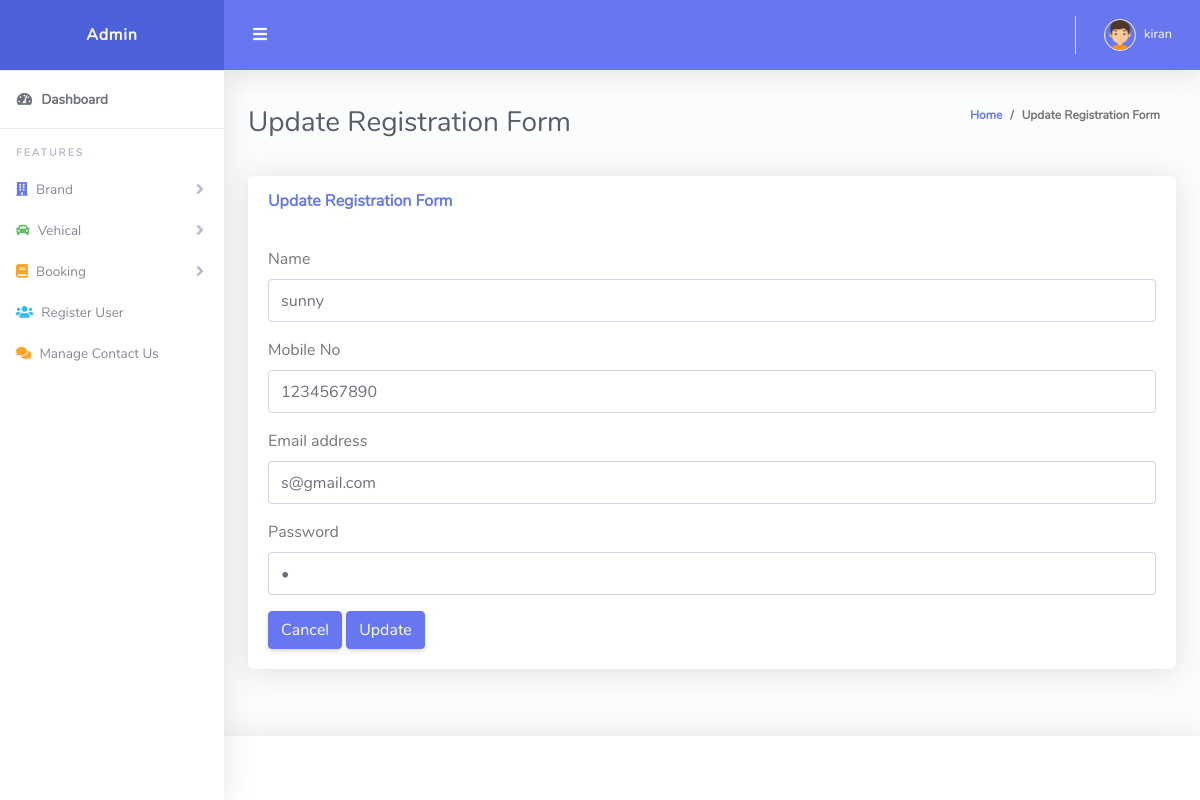
/dashboard/reg_update.php?id=31 (signed in), run on the app's committed database.
### tables this page shows
CREATE TABLE `register` (
  `id` int(11) NOT NULL,
  `name` varchar(30) NOT NULL,
  `mo` bigint(10) NOT NULL,
  `email` varchar(40) NOT NULL,
  `password` varchar(20) NOT NULL,
  `c_password` varchar(20) NOT NULL
);

### dashboard/reg_update.php (the view, shortened to what this page needs)
<!DOCTYPE html>
<html lang="en">
<head>
  <link href="vendor/fontawesome-free/css/all.min.css" rel="stylesheet" type="text/css">
  <link href="vendor/bootstrap/css/bootstrap.min.css" rel="stylesheet" type="text/css">
  <link href="css/ruang-admin.min.css" rel="stylesheet">
  <link href="vendor/datatables/dataTables.bootstrap4.min.css" rel="stylesheet">
</head>
<body id="page-top">
  <div id="wrapper">
    <?php
      include('sidebar.php');
    ?>
    <div id="content-wrapper" class="d-flex flex-column">
      <div id="content">
        <?php
          include('topbar.php');
        ?>
        <div class="container-fluid" id="container-wrapper">
          <div class="d-sm-flex align-items-center justify-content-between mb-4">
            <h1 class="h3 mb-0 text-gray-800">Update Registration Form</h1>
            <ol class="breadcrumb">
              <li class="breadcrumb-item"><a href="index.php">Home</a></li>
              <li class="breadcrumb-item active" aria-current="page">Update Registration Form</li>
            </ol>
          </div>
        <div class="card mb-4">
            <div class="card-header py-3 d-flex flex-row align-items-center justify-content-between">
                <h6 class="m-0 font-weight-bold text-primary">Update Registration Form</h6>
            </div>
                <div class="card-body">
                <?php
                    if (isset($_GET['id']))
                    {
                        $id = $_GET['id'];
                        $query = " SELECT * FROM `register` WHERE `id`='$id' ";
                        $result = mysqli_query($conn,$query);
                        if (mysqli_num_rows($result)>0)
                        {
                                while($row=mysqli_fetch_assoc($result))
                                {
                                    ?>
                  <form action="reg_code.php" method="post">
                    <div class="form-group">
                      <label for="name">Name</label>
                      <input type="text" class="form-control" id="name" name="name" value="<?php echo $row['name']; ?>" >
                    </div>
                    <div class="form-group">
                      <label for="Mobile No">Mobile No</label>
                      <input type="number" class="form-control" id="Mobile No" name="mno"  value="<?php echo $row['mo']; ?>">
                    </div>
                    <div class="form-group">
                      <label for="exampleInputEmail1">Email address</label>
                      <input type="email" class="form-control" id="exampleInputEmail1" name="email"  value="<?php echo $row['email']; ?>">
                    </div>
                    <div class="form-group">
                      <label for="exampleInputPassword1">Password</label>
                      <input type="password" class="form-control" id="exampleInputPassword1" name="pass" value="<?php echo $row['password']; ?>">
                    </div>
                    <button type="submit" name="cancel" class="btn btn-primary">Cancel</button>
                    <button type="submit" name="update" class="btn btn-primary">Update</button>
                  </form>
                  <?php
                                }
                        }
                        else
                        {
                           ?>
                            <h4>No Data Found</h4>
                           <?php
                        }
                    }
                ?>
                </div>
              </div>
        </div>
      </div>
      <?php
        include('footer.php');
      ?>
    </div>
  </div>
</body>
</html>

### data on the page
register: name "sunny", mno "1234567890", email "s@gmail.com"

### other printed values
$_SESSION['adminname'] "kiran"
